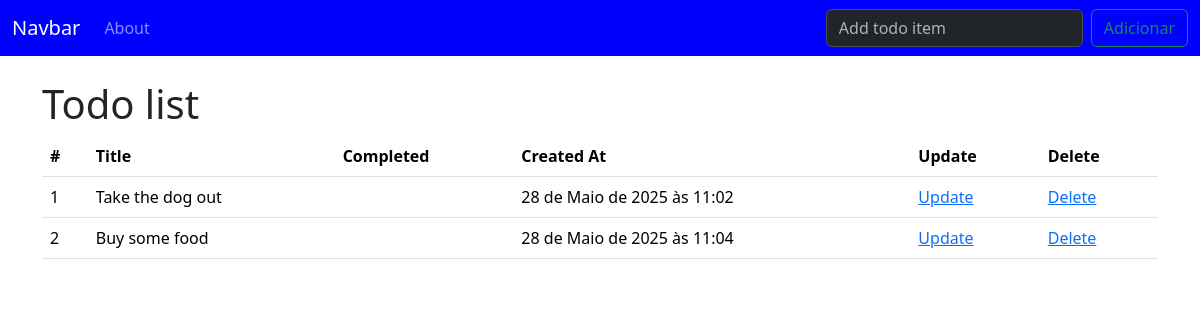
The app's page /, older data.
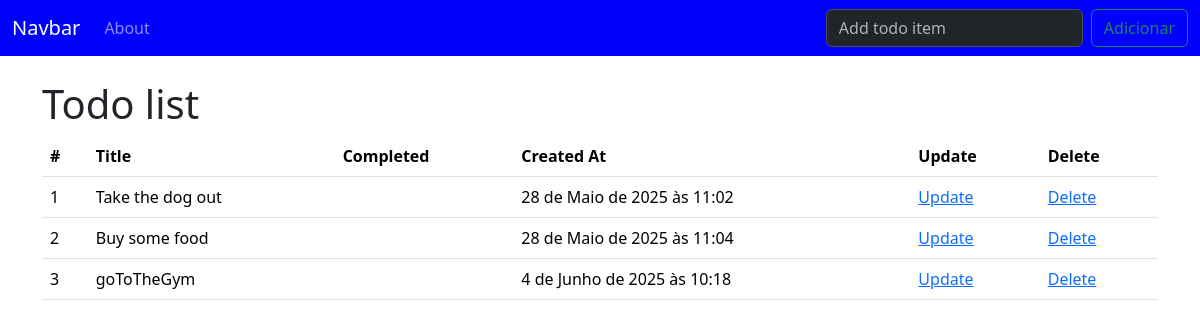
The same page, newer data.
### todo_list/models.py (models this page shows, shortened)
class todo(models.Model):
    title = models.CharField(max_length=200)
    isCompleted = models.BooleanField(default=False)
    created_at = models.DateTimeField(auto_now_add=True)

### todo_list/views.py (the view)
# urls.py: path('', views.home, name='home'),
def home(request):
    if request.method == 'POST':
        form = TodoForm(request.POST or None)
        if form.is_valid():
            form.save()
            todos = todo.objects.all()
            return render(request, 'home.html', {'todos': todos})
    else:
        todos = todo.objects.all()
        return render(request, 'home.html', {'todos': todos})

### todo_list/Templates/home.html (shortened to what this page needs)
<!DOCTYPE html>
<html lang="pt-br">
<head>
</head>
<body>
    {% extends "base.html" %}
    {% block content %}
    <h1>Todo list</h1>
    {% if todos%}
    <table class="table">
        <thead>
            <tr>
                <th scope="col">#</th>
                <th scope="col">Title</th>
                <th scope="col">Completed</th>
                <th scope="col">Created At</th>
                <th scope="col">Update</th>
                <th scope="col">Delete</th>
            </tr>
        </thead>
        {% for todo in todos %}
        {% if todo.completed %}
        <tr class="table-sucess">
            <td>{{ todo.id}}</td>
            <td>{{ todo.title}}</td>
            <td>{{ todo.completed}}</td>
            <td>{{ todo.created_at}}</td>
            <td><a href="#">Update</a></td>
            <td><a href="#">Delete</a></td>
        </tr>
        {% else %}
        <tr>
            <td>{{ todo.id}}</td>
            <td>{{ todo.title}}</td>
            <td>{{ todo.completed}}</td>
            <td>{{ todo.created_at}}</td>
            <td><a href="#">Update</a></td>
            <td><a href="#">Delete</a></td>
        </tr>
        {% endif %}
        {% endfor %}
    </table>
    {%else%}
    <p>No todos available.</p>
    {% endif%}
    {% endblock %}

### todo_list/Templates/base.html (shortened to what this page needs)
<!doctype html>
<html lang="pt-br">
  <head>
    <link href="https://cdn.jsdelivr.net/npm/bootstrap@5.3.6/dist/css/bootstrap.min.css" rel="stylesheet">
  </head>
  <body>
    <nav class="navbar navbar-expand-lg" style="background-color: blue;" data-bs-theme="dark">
      <div class="container-fluid">
        <a class="navbar-brand" href="#">Navbar</a>
        <div class="collapse navbar-collapse" id="navbarSupportedContent">
          <ul class="navbar-nav me-auto mb-2 mb-lg-0">
            <li class="nav-item">
              <a class="nav-link" href="{% url 'about'%}">About</a>
            </li>
          </ul>
          <form class="d-flex" role="search" method="post">
            <input class="form-control me-2" type="search" placeholder="Add todo item " aria-label="Search" name="title"/>
            <button class="btn btn-outline-success" type="submit">Adicionar</button>
          </form>
        </div>
      </div>
    </nav>
    <br>
    <div class="container">
          {% block content%}
          {% endblock %}
    </div>
  </body>
</html>

Row changes from the older to the newer data that the page shows:
added todo: id "3", title "goToTheGym", created_at "4 de Junho de 2025 às 10:18"
